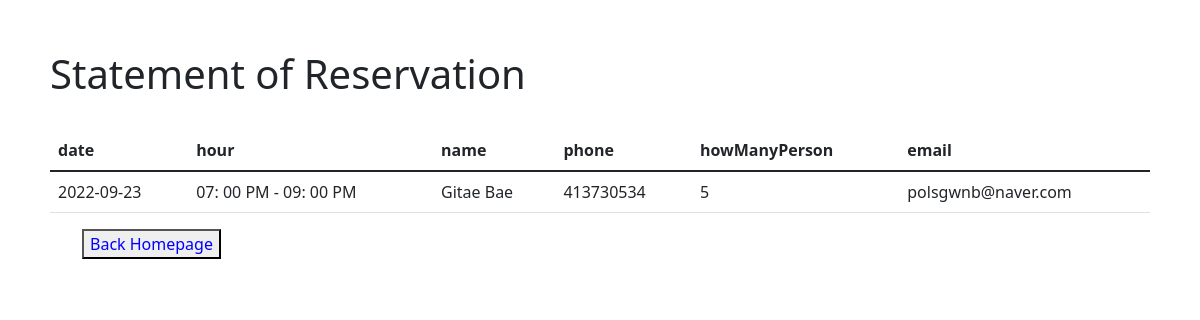
The page /statement2.php on the database its author committed.
### tables this page shows
CREATE TABLE `register2` (
  `id` int(100) NOT NULL,
  `date` date NOT NULL,
  `hour` varchar(225) NOT NULL,
  `name` varchar(50) NOT NULL,
  `phone` int(100) NOT NULL,
  `howManyPerson` int(100) NOT NULL,
  `email` text NOT NULL
);

### statement2.php (the view, shortened to what this page needs)
<!DOCTYPE html>
<html lang="en">
<head>
    <link href="https://cdn.jsdelivr.net/npm/bootstrap@5.1.3/dist/css/bootstrap.min.css" rel="stylesheet">
</head>
<body style="margin: 50px;">
    <h1>Statement of Reservation</h1>
    <br>
    <table class="table">
        <thead>
			<tr>
				<th>date</th>
				<th>hour</th>
				<th>name</th>
				<th>phone</th>
				<th>howManyPerson</th>
				<th>email</th>
			</tr>
		</thead>
        <tbody>
            <?php
            $servername = "localhost";
			$username = "root";
			$password = "";
			$database = "restaurant";
			$connection = new mysqli($servername, $username, $password, $database);
			$sql = "SELECT * FROM register2 ORDER BY ID DESC LIMIT 1";
			$result = $connection->query($sql);
			while($row = $result->fetch_assoc()){
				echo "<tr>
					<td>" . $row["date"] . "</td>
					<td>" . $row["hour"] . "</td>
					<td>" . $row["name"] . "</td>
					<td>" . $row["phone"] . "</td>
					<td>" . $row["howManyPerson"] . "</td>
					<td>" . $row["email"] . "</td>
				</tr>";
			}
            ?>
        </tbody>
    </table>
</body>
<div class="nav">
                    <ul>
                        <a href="http://localhost/wwwroot/product/index.html">
						<button class="w3-bar-item w3-button", style = "color: blue";>Back Homepage</button>
						</a>
                    </ul>
                </div>
</html>

### rows shown on the page
register2: date "2022-09-23", hour "07: 00 PM - 09: 00 PM", name "Gitae Bae", phone "413730534", howManyPerson "5", email "polsgwnb@naver.com"
